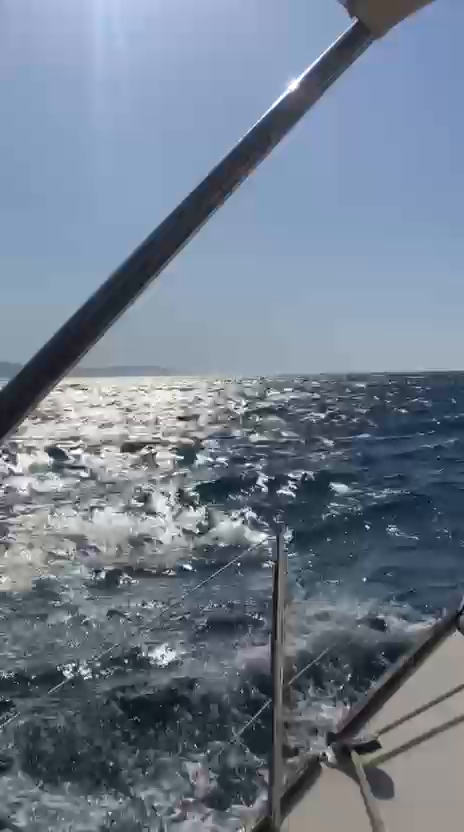
#> input picture frame 30 of opencv_video_temelleri/videos/ornek_video.mp4, 464 x 832 px
$ python video_kaydetme.py
#> lines starting #> are read from the running program, lines starting #| are printed output that depends on the picture
import cv2

capture = cv2.VideoCapture("videos/ornek_video.mp4")

if not capture.isOpened():
    raise RuntimeError("video dosyasi acilmadi")

# video writer çıktısının frame boyutu giriş kareleri ile uyumlu olmalı
width = int(capture.get(cv2.CAP_PROP_FRAME_WIDTH))
height = int(capture.get(cv2.CAP_PROP_FRAME_HEIGHT))

# çıktı videosunun oynatma hızını korumak için aynı fps'e ihtiyacımız var
fps = capture.get(cv2.CAP_PROP_FPS)

## video writer
# VideoWriter_fourcc: kullanılacak video codec kodu oluştur
# mp4 formatı
fourcc = cv2.VideoWriter_fourcc(*"mp4v")

writer = cv2.VideoWriter("outputs/islenmis_video.mp4", fourcc, fps, (width, height))

if not writer.isOpened():
    capture.release()
    raise RuntimeError("Video writer olusturulamadi")

while True:

    success, frame = capture.read()
#> frame is the input picture: shape (832, 464, 3); mean B, G, R 141.9, 126.1, 113.6

    if not success:
        break

    # geçerli kare numarasını al
    frame_number = int(capture.get(cv2.CAP_PROP_POS_FRAMES))

    # videoda geçen yaklaşık süre
    elapsed_time = frame_number / fps if fps > 0 else 0

    cv2.putText(frame, f"Kare: {frame_number}", (20, 40), cv2.FONT_HERSHEY_SIMPLEX, 0.7, (0, 255, 0), 2)
    cv2.putText(frame, f"elapsed_time: {elapsed_time:.1f}", (20, 80), cv2.FONT_HERSHEY_SIMPLEX,  0.7, (0, 255, 0), 2)
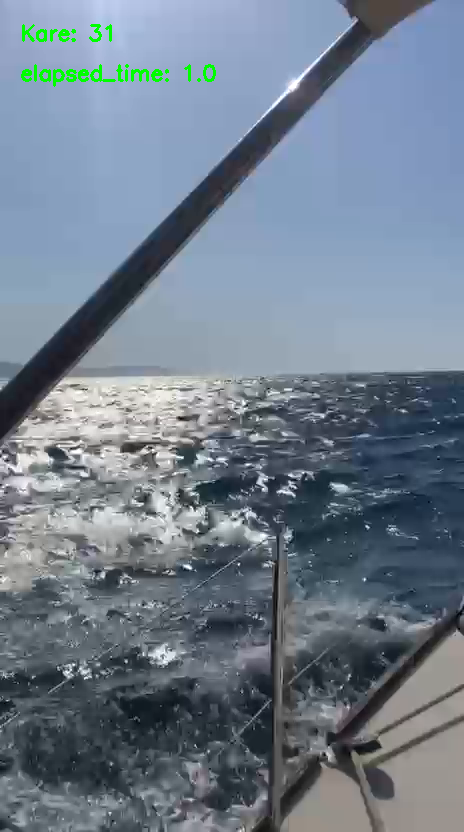
#> frame: shape (832, 464, 3); mean B, G, R 141, 126.5, 112.9

    writer.write(frame)

    # ekranda göster
    cv2.imshow("islenen video", frame)

    if cv2.waitKey(25) & 0xFF == ord("q"):
#> (key q is pressed here)
        break

capture.release()
writer.release()
cv2.destroyAllWindows()

$ run again, starting later in the video
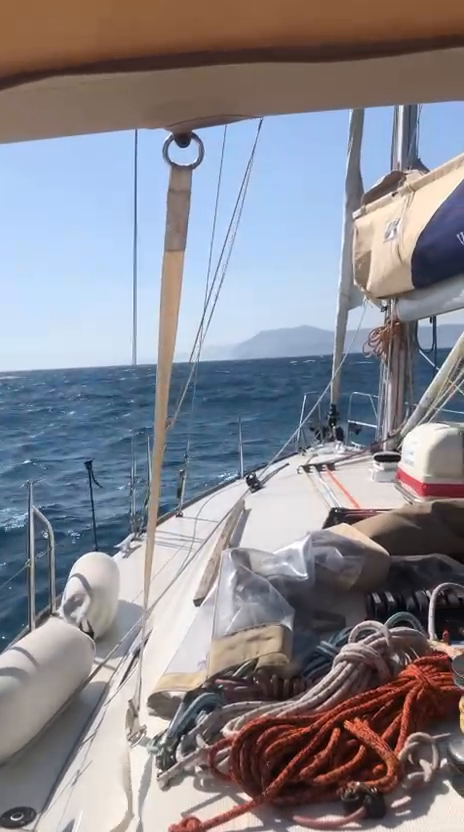
#> input picture frame 138 of opencv_video_temelleri/videos/ornek_video.mp4, 464 x 832 px
#> frame is the input picture: shape (832, 464, 3); mean B, G, R 142.9, 134.9, 136.1
#> `cv2.putText(frame, f"elapsed_time: {elapsed_time:.1f}", (20, 80), cv2...`:
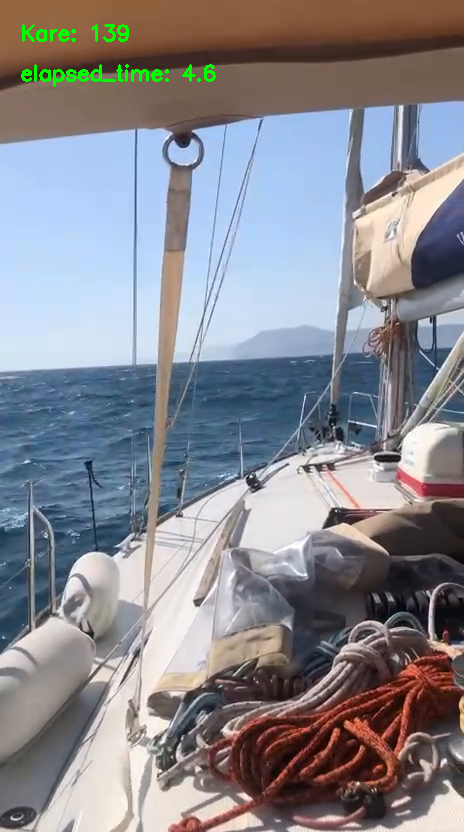
#> frame: shape (832, 464, 3); mean B, G, R 142.6, 135.8, 135.5

$ run again, starting later in the video
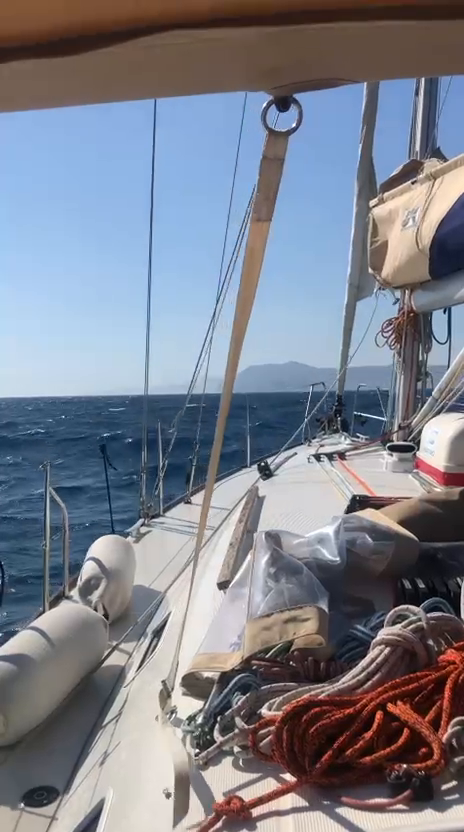
#> input picture frame 245 of opencv_video_temelleri/videos/ornek_video.mp4, 464 x 832 px
#> frame is the input picture: shape (832, 464, 3); mean B, G, R 139.4, 127.9, 124.1
#> `cv2.putText(frame, f"elapsed_time: {elapsed_time:.1f}", (20, 80), cv2...`:
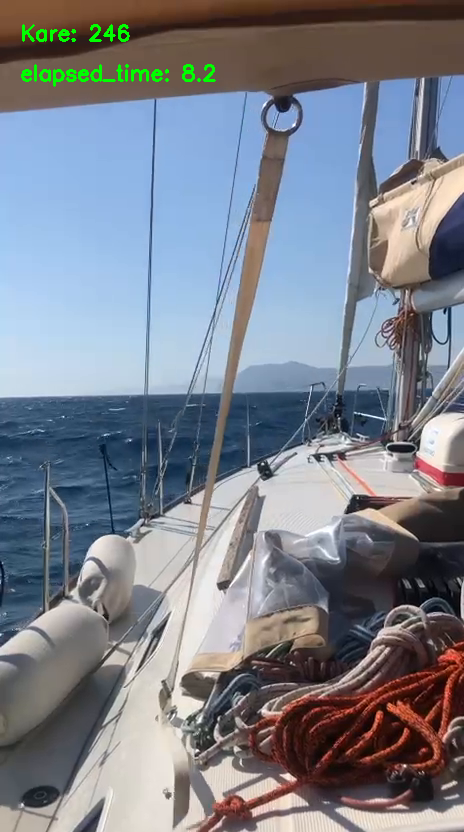
#> frame: shape (832, 464, 3); mean B, G, R 139, 128.9, 123.6
